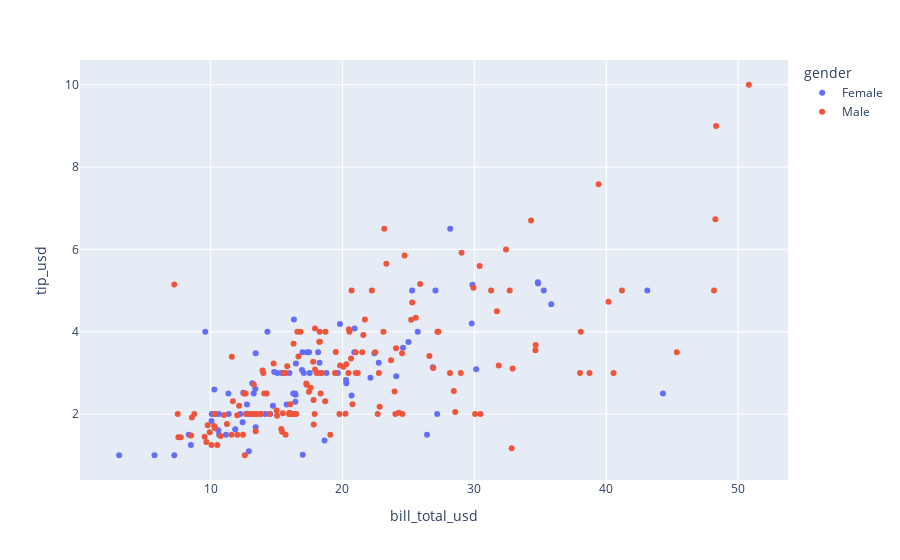

The notebook cell saved with this chart:
### Code cell
px.scatter(df, x='bill_total_usd', y='tip_usd', color='gender')

### Figure 1 — Plotly figure (JSON) as saved in the notebook; plotly's stock layout.template omitted (floating-point values rounded to 4 significant figures; data arrays with more than 128 entries replaced by an {"elided": "..."} marker saying what was removed)
{"data": [{"hovertemplate": "gender=Female<br>bill_total_usd=%{x}<br>tip_usd=%{y}<extra></extra>", "legendgroup": "Female", "marker": {"color": "#636efa", "symbol": "circle"}, "mode": "markers", "name": "Female", "orientation": "v", "showlegend": true, "type": "scatter", "x": [16.99, 24.59, 35.26, 14.83, 10.33, 16.97, 20.29, 15.77, 19.65, 15.06, 20.69, 16.93, 10.29, 34.81, 26.41, 16.45, 3.07, 17.07, 26.86, 25.28, 14.73, 10.07, 34.83, 5.75, 16.32, 22.75, 11.35, 15.38, 44.3, 22.42, 20.92, 14.31, 7.25, 25.71, 17.31, 10.65, 12.43, 24.08, 13.42, 12.48, 29.8, 14.52, 11.38, 20.27, 11.17, 12.26, 18.26, 8.51, 10.33, 14.15, 13.16, 17.47, 27.05, 16.43, 8.35, 18.64, 11.87, 29.85, 25.0, 13.39, 16.21, 17.51, 10.59, 10.63, 9.6, 20.9, 18.15, 19.81, 43.11, 13.0, 12.74, 13.0, 16.4, 16.47, 12.76, 13.27, 28.17, 12.9, 30.14, 13.42, 15.98, 16.27, 10.09, 22.12, 35.83, 27.18, 18.78], "xaxis": "x", "y": [1.01, 3.61, 5.0, 3.02, 1.67, 3.5, 2.75, 2.23, 3.0, 3.0, 2.45, 3.07, 2.6, 5.2, 1.5, 2.47, 1.0, 3.0, 3.14, 5.0, 2.2, 1.83, 5.17, 1.0, 4.3, 3.25, 2.5, 3.0, 2.5, 3.48, 4.08, 4.0, 1.0, 4.0, 3.5, 1.5, 1.8, 2.92, 1.68, 2.52, 4.2, 2.0, 2.0, 2.83, 1.5, 2.0, 3.25, 1.25, 2.0, 2.0, 2.75, 3.5, 5.0, 2.3, 1.5, 1.36, 1.63, 5.14, 3.75, 2.61, 2.0, 3.0, 1.61, 2.0, 4.0, 3.5, 3.5, 4.19, 5.0, 2.0, 2.01, 2.0, 2.5, 3.23, 2.23, 2.5, 6.5, 1.1, 3.09, 3.48, 3.0, 2.5, 2.0, 2.88, 4.67, 2.0, 3.0], "yaxis": "y"}, {"hovertemplate": "gender=Male<br>bill_total_usd=%{x}<br>tip_usd=%{y}<extra></extra>", "legendgroup": "Male", "marker": {"color": "#EF553B", "symbol": "circle"}, "mode": "markers", "name": "Male", "orientation": "v", "showlegend": true, "type": "scatter", "x": {"elided": "157 float values"}, "xaxis": "x", "y": {"elided": "157 float values"}, "yaxis": "y"}], "layout": {"legend": {"title": {"text": "gender"}, "tracegroupgap": 0}, "margin": {"t": 60}, "xaxis": {"anchor": "y", "domain": [0, 1], "title": {"text": "bill_total_usd"}}, "yaxis": {"anchor": "x", "domain": [0, 1], "title": {"text": "tip_usd"}}}}
